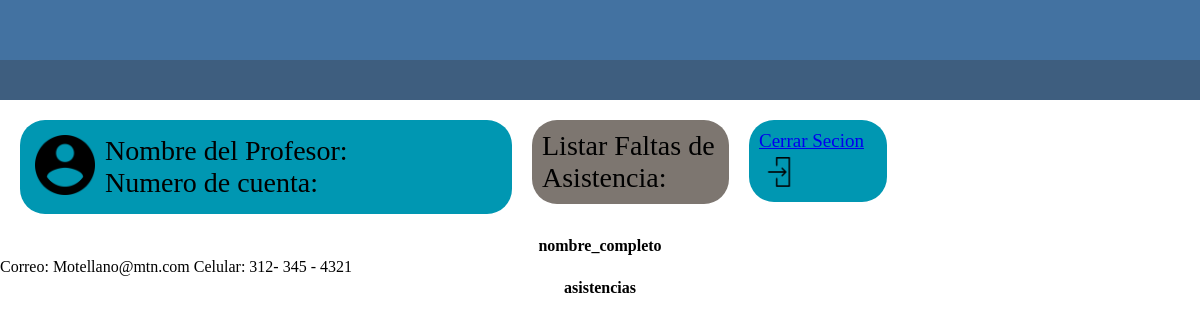
Before: /Pagina_Maestro_prototipo1/Profesor_Listar_Faltas_3.php with the older database file.
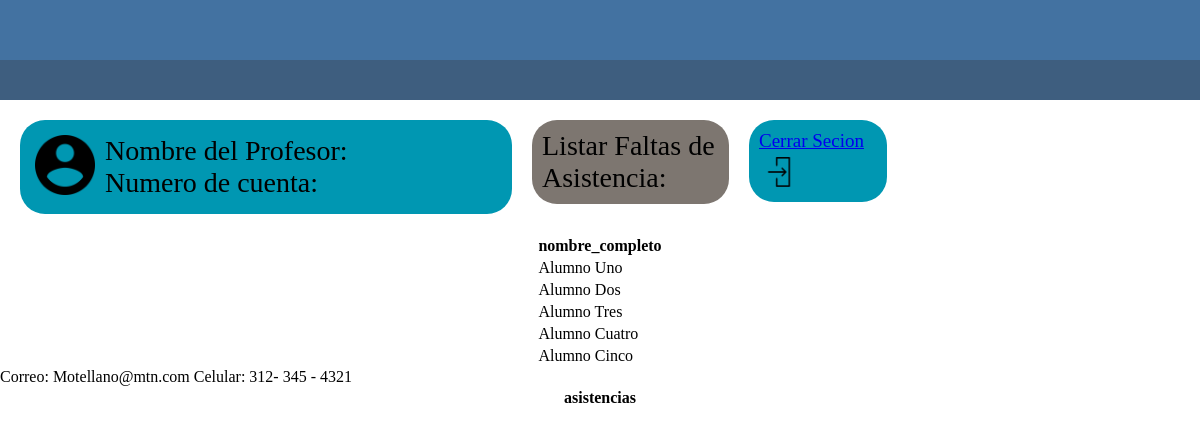
After: the same page with the newer database file.
### tables this page shows
CREATE TABLE alumnos(
    matricula_alumno INT PRIMARY KEY,
    contraseña VARCHAR (30),
    nombre_completo VARCHAR (100),
    correo VARCHAR (50),
    FOREIGN KEY (correo) REFERENCES login(correo)
);

### Pagina_Maestro_prototipo1/Conexion.php (called while the page is built, shortened)
<?php
   class Conexion{
    private $host = 'localhost';
    private $usuario= 'root';
    private $password = '';
    private $base = 'hanabi';
    public $sentencia;
    private $conexion;
    private function abrir_conexion(){
      $this->conexion = new mysqli($this->host,$this->usuario,$this->password,$this->base);
    }
    public function obtener_sentencia(){
      $result = $this->conexion->query($this->sentencia);
      return $result;
    }
  }
?>

### Pagina_Maestro_prototipo1/Contacto.php (called while the page is built, shortened)
<?php
   include ("Conexion.php");
   Class Contacto extends conexion{
      public function Listar_Faltas_1(){
         $this->sentencia = "SELECT nombre_completo
         FROM alumnos;";
         $resultado = $this->obtener_sentencia();
         return $resultado;
      }
      public function Listar_Faltas_2(){
         $this->sentencia = "SELECT falta
         FROM asistencias;";
         $resultado = $this->obtener_sentencia();
         return $resultado;
      }
   }
?>

### Pagina_Maestro_prototipo1/Profesor_Listar_Faltas_3.php (the view, shortened to what this page needs)
<!DOCTYPE html>
<head>
	<tie></title>
	<link rel="stylesheet" type="text/css" href="Listar_Alumnos_Profesor.css">
</head>
<body>
    <div id="total">
    <div id="Prinsipal">
    	<div id="Color_arriba0"></div>
	    <div id="Color_arriba1"></div>
    	<header id="cabeza">
    		<article id="Info_usuario">
                <input id="Imagen0" type="image" src="icon_usuario.PNG" alt="Enviar" width="60px" height="60px">
                <div id="Info_usuario1">
            	    <p>Nombre del Profesor:</p>
                    <p>Numero de cuenta:</p>
               </div>
            </article>
            <article id="Info_ListAlumn">
            	<div>
            		Listar Faltas de Asistencia:
            	</div>
            </article>
            <article id="cerrar_secion0">
            	<a href="?opc=cerrar_secion"> Cerrar Secion </a>
                <input id="Imagen0" type="image" src="Icon_salir.PNG" alt="Enviar" width="30px" height="30px">
            </article>
    	</header>
    	<section>
    		<article id="Acciones">
    			<div id="Tabla0">
                <section>
        <?php
          require_once("Contacto.php");
                        $obj = new contacto();
                        $resultado = $obj->Listar_Faltas_1();
                        echo "<table>";
                        echo "<tr>";
                        echo "<th>nombre_completo</th>";
                        echo "</tr>";
                        while ($alumno = $resultado->fetch_assoc()) {
                            echo "<tr>";
                            echo "<td>".$alumno["nombre_completo"]."</td>";
                            echo "</tr>";
                        }
                        $resultado = $obj->Listar_Faltas_2();
                        echo "<table>";
                        echo "<tr>";
                        echo "<th>asistencias</th>";
                        echo "</tr>";
                        while ($alumno = $resultado->fetch_assoc()) {
                            echo "<tr>";
                            echo "<td>".$alumno["asistencias"]."</td>";
                            echo "</tr>";
                        }
        ?>
        </section>
    			</div>
    		</article>
    	</section>
    	<footer id="Pie_Pagina"> <p>Correo: Motellano@mtn.com             Celular: 312- 345 - 4321</p> </footer>
    </div>
    </div>
</body>
</html>

### Pagina_Maestro_prototipo1/Listar_Alumnos_Profesor.css (style rules this page uses)
@media (min-width: 1200px) { * { margin: auto; padding: auto; } }
@media (min-width: 1200px) { #Color_arriba0 { background: #4372A1; padding: 30px; } }
@media (min-width: 1200px) { #Color_arriba1 { background: #3E5E7F; padding: 20px; } }
@media (min-width: 1200px) { #cabeza { margin: 0 auto; padding: 10px; display: flex; align-items: stretch; } }
@media (min-width: 1200px) { #Info_usuario { background: #0097B2; width: 40%; padding: 10px; margin: 10px; height: 10%; border-radius: 25px; font-size: 28px; float: left; } }
@media (min-width: 1200px) { #Info_ListAlumn { background: #7D7670; width: 15%; padding: 10px; margin: 10px; height: 10%; border-radius: 25px; display: inline-table; font-size: 28px; float: center; } }
@media (min-width: 1200px) { #cerrar_secion0 { background: #0097B2; width: 10%; padding: 10px; margin: 10px; height: 10%; border-radius: 25px; display: inline-table; float: right; font-size: 19px; } }
@media (min-width: 1200px) { #Imagen0 { float: inline-start; margin: 5px; } }
@media (min-width: 1200px) { #Info_usuario1 { float: inline-start; margin: 5px; } }

Changed rows visible on the page:
added alumnos: nombre_completo "Alumno Uno"
added alumnos: nombre_completo "Alumno Dos"
added alumnos: nombre_completo "Alumno Tres"
added alumnos: nombre_completo "Alumno Cuatro"
added alumnos: nombre_completo "Alumno Cinco"
